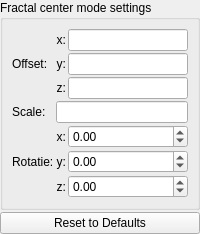
                   <widget class="QWidget" name="page_fake_lights_fractal_center">
                    <layout class="QVBoxLayout" name="verticalLayout_fractal_center">
                     <property name="spacing">
                      <number>2</number>
                     </property>
                     <property name="leftMargin">
                      <number>0</number>
                     </property>
                     <property name="topMargin">
                      <number>0</number>
                     </property>
                     <property name="rightMargin">
                      <number>0</number>
                     </property>
                     <property name="bottomMargin">
                      <number>0</number>
                     </property>
                     <item>
                      <widget class="QGroupBox" name="groupBox_fake_lights_fractal_center">
                       <property name="title">
                        <string>Fractal center mode settings</string>
                       </property>
                       <layout class="QGridLayout" name="gridLayout_fractal_center">
                        <property name="spacing">
                         <number>2</number>
                        </property>
                        <item row="0" column="0" rowspan="3">
                         <widget class="QLabel" name="label_fractal_center_offset">
                          <property name="text">
                           <string>Offset:</string>
                          </property>
                         </widget>
                        </item>
                        <item row="0" column="1">
                         <widget class="QLabel" name="label_fractal_center_offset_x">
                          <property name="text">
                           <string>x:</string>
                          </property>
                          <property name="alignment">
                           <set>Qt::AlignRight|Qt::AlignTrailing|Qt::AlignVCenter</set>
                          </property>
                         </widget>
                        </item>
                        <item row="0" column="2">
                         <widget class="MyLineEdit" name="vect3_fake_lights_fractal_center_offset_x"></widget>
                        </item>
                        <item row="1" column="1">
                         <widget class="QLabel" name="label_fractal_center_offset_y">
                          <property name="text">
                           <string>y:</string>
                          </property>
                          <property name="alignment">
                           <set>Qt::AlignRight|Qt::AlignTrailing|Qt::AlignVCenter</set>
                          </property>
                         </widget>
                        </item>
                        <item row="1" column="2">
                         <widget class="MyLineEdit" name="vect3_fake_lights_fractal_center_offset_y"></widget>
                        </item>
                        <item row="2" column="1">
                         <widget class="QLabel" name="label_fractal_center_offset_z">
                          <property name="text">
                           <string>z:</string>
                          </property>
                          <property name="alignment">
                           <set>Qt::AlignRight|Qt::AlignTrailing|Qt::AlignVCenter</set>
                          </property>
                         </widget>
                        </item>
                        <item row="2" column="2">
                         <widget class="MyLineEdit" name="vect3_fake_lights_fractal_center_offset_z"></widget>
                        </item>
                        <item row="3" column="0">
                         <widget class="QLabel" name="label_fractal_center_scale">
                          <property name="text">
                           <string>Scale:</string>
                          </property>
                         </widget>
                        </item>
                        <item row="3" column="1" colspan="2">
                         <widget class="MyLineEdit" name="logedit_fake_lights_fractal_center_scale"></widget>
                        </item>
                        <item row="4" column="0" rowspan="3">
                         <widget class="QLabel" name="label_fractal_center_rotation">
                          <property name="text">
                           <string>Rotatie:</string>
                          </property>
                         </widget>
                        </item>
                        <item row="4" column="1">
                         <widget class="QLabel" name="label_fractal_center_rotation_x">
                          <property name="text">
                           <string>x:</string>
                          </property>
                          <property name="alignment">
                           <set>Qt::AlignRight|Qt::AlignTrailing|Qt::AlignVCenter</set>
                          </property>
                         </widget>
                        </item>
                        <item row="4" column="2">
                         <widget class="MyDoubleSpinBox" name="spinboxd3_fake_lights_fractal_center_rotation_x">
                          <property name="decimals">
                           <number>2</number>
                          </property>
                          <property name="minimum">
                           <double>-36000.000000000000000</double>
                          </property>
                          <property name="maximum">
                           <double>36000.000000000000000</double>
                          </property>
                          <property name="singleStep">
                           <double>0.100000000000000</double>
                          </property>
                         </widget>
                        </item>
                        <item row="5" column="1">
                         <widget class="QLabel" name="label_fractal_center_rotation_y">
                          <property name="text">
                           <string>y:</string>
                          </property>
                          <property name="alignment">
                           <set>Qt::AlignRight|Qt::AlignTrailing|Qt::AlignVCenter</set>
                          </property>
                         </widget>
                        </item>
                        <item row="5" column="2">
                         <widget class="MyDoubleSpinBox" name="spinboxd3_fake_lights_fractal_center_rotation_y">
                          <property name="decimals">
                           <number>2</number>
                          </property>
                          <property name="minimum">
                           <double>-36000.000000000000000</double>
                          </property>
                          <property name="maximum">
                           <double>36000.000000000000000</double>
                          </property>
                          <property name="singleStep">
                           <double>0.100000000000000</double>
                          </property>
                         </widget>
                        </item>
                        <item row="6" column="1">
                         <widget class="QLabel" name="label_fractal_center_rotation_z">
                          <property name="text">
                           <string>z:</string>
                          </property>
                          <property name="alignment">
                           <set>Qt::AlignRight|Qt::AlignTrailing|Qt::AlignVCenter</set>
                          </property>
                         </widget>
                        </item>
                        <item row="6" column="2">
                         <widget class="MyDoubleSpinBox" name="spinboxd3_fake_lights_fractal_center_rotation_z">
                          <property name="decimals">
                           <number>2</number>
                          </property>
                          <property name="minimum">
                           <double>-36000.000000000000000</double>
                          </property>
                          <property name="maximum">
                           <double>36000.000000000000000</double>
                          </property>
                          <property name="singleStep">
                           <double>0.100000000000000</double>
                          </property>
                         </widget>
                        </item>
                       </layout>
                      </widget>
                     </item>
                     <item>
                      <widget class="QPushButton" name="pushButton_reset_fractal_center">
                       <property name="text">
                        <string>Reset to Defaults</string>
                       </property>
                      </widget>
                     </item>
                    </layout>
                   </widget>
